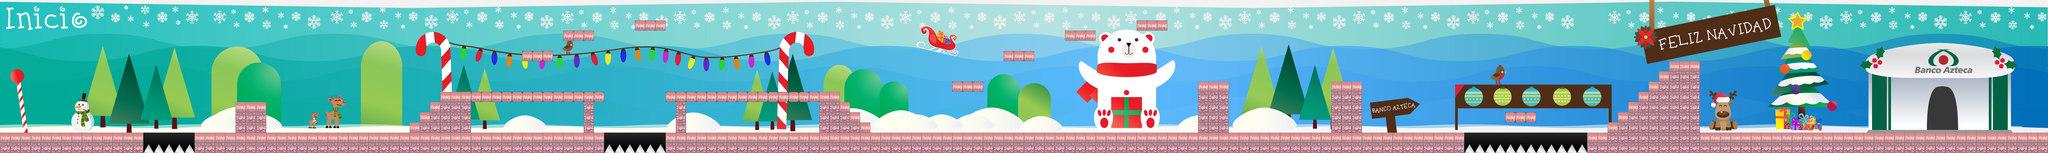

Rendered tile map (Tiled .tmx) drawn with the repository's tilesets; below, a short description and the map source with its tile grids summarised:
An orthogonal 200x15 tile map with 32x32 px tiles, 2 tile layers (patrones, collision), 6 tilesets, 1 image layer and 21 objects (12x SweetEntity, 7x WalkingEnemy, hero, me.LevelEntity).

<map version="1.0" orientation="orthogonal" renderorder="right-down" width="200" height="15" tilewidth="32" tileheight="32">
 <tileset firstgid="1" name="metatiles32x32" tilewidth="32" tileheight="32">
  <image source="metatiles32x32.png" width="160" height="32" />
  <tile id="0">
   <properties>
    <property name="type" value="solid" />
   </properties>
  </tile>
 </tileset>
 <tileset firstgid="6" name="Bloque_flotante" tilewidth="32" tileheight="32">
  <image source="../img/navidad/Bloque_flotante.png" width="32" height="32" />
 </tileset>
 <tileset firstgid="7" name="Piso_inferior" tilewidth="32" tileheight="32">
  <image source="../img/navidad/Piso_inferior.png" width="32" height="32" />
 </tileset>
 <tileset firstgid="8" name="Piso_superior" tilewidth="32" tileheight="32">
  <image source="../img/navidad/Piso_superior.png" width="32" height="32" />
 </tileset>
 <tileset firstgid="9" name="trampa_bloque_inferior" tilewidth="32" tileheight="32">
  <image source="../img/trampa_bloque_inferior.png" width="32" height="32" />
 </tileset>
 <tileset firstgid="10" name="trampa_bloque_superior" tilewidth="32" tileheight="32">
  <image source="../img/trampa_bloque_superior.png" width="32" height="32" />
 </tileset>
 <imagelayer name="fondo">
  <image source="../img/navidad/Escenario_1.jpg" />
 </imagelayer>
 <layer name="patrones" width="200" height="15">
  <data>[3000 cells, 571 non-empty, 5 distinct tile ids]</data>
 </layer>
 <layer name="collision" width="200" height="15" opacity="0.41">
  <data>[3000 cells, 525 non-empty, 1 distinct tile ids]</data>
 </layer>
 <objectgroup color="#00a40a" name="Spawn">
  <object name="hero" x="14" y="350" width="48" height="64">
   <properties>
    <property name="frameDie" value="4" />
    <property name="frameJump" value="2" />
    <property name="frameWalk" value="2" />
    <property name="image" value="cookie" />
    <property name="spriteheight" value="64" />
    <property name="spritewidth" value="48" />
   </properties>
  </object>
 </objectgroup>
 <objectgroup color="#cb0c00" name="Enemies">
  <object name="WalkingEnemy" x="1500" y="250" width="317" height="36">
   <properties>
    <property name="hp" value="2" />
    <property name="image" value="nieve1" />
    <property name="spriteheight" value="48" />
    <property name="spritewidth" value="54" />
    <property name="walkframes" value="8" />
   </properties>
  </object>
  <object name="WalkingEnemy" x="842" y="376" width="387" height="37">
   <properties>
    <property name="hp" value="2" />
    <property name="image" value="yeti1" />
    <property name="spriteheight" value="96" />
    <property name="spritewidth" value="100" />
    <property name="walkframes" value="7" />
   </properties>
  </object>
  <object name="WalkingEnemy" x="2223" y="250" width="317" height="36">
   <properties>
    <property name="hp" value="2" />
    <property name="image" value="nieve2" />
    <property name="spriteheight" value="96" />
    <property name="spritewidth" value="76" />
    <property name="walkframes" value="7" />
   </properties>
  </object>
  <object name="WalkingEnemy" x="2776.5" y="384" width="266" height="32">
   <properties>
    <property name="hp" value="2" />
    <property name="image" value="yeti3" />
    <property name="spriteheight" value="32" />
    <property name="spritewidth" value="31" />
    <property name="walkframes" value="8" />
   </properties>
  </object>
  <object name="WalkingEnemy" x="3119" y="375" width="218" height="39">
   <properties>
    <property name="hp" value="2" />
    <property name="image" value="yeti3" />
    <property name="spriteheight" value="32" />
    <property name="spritewidth" value="31" />
    <property name="walkframes" value="8" />
   </properties>
  </object>
  <object name="WalkingEnemy" x="3455" y="375.5" width="288" height="36">
   <properties>
    <property name="hp" value="2" />
    <property name="image" value="yeti3" />
    <property name="spriteheight" value="32" />
    <property name="spritewidth" value="31" />
    <property name="walkframes" value="8" />
   </properties>
  </object>
  <object name="WalkingEnemy" x="3844.5" y="377.5" width="306" height="34">
   <properties>
    <property name="hp" value="2" />
    <property name="image" value="yeti1" />
    <property name="spriteheight" value="96" />
    <property name="spritewidth" value="100" />
    <property name="walkframes" value="7" />
   </properties>
  </object>
 </objectgroup>
 <objectgroup name="Exit">
  <object name="me.LevelEntity" x="6021" y="403">
   <properties>
    <property name="duration" value="250" />
    <property name="fade" value="#000000" />
    <property name="to" value="map2" />
   </properties>
   <polygon points="0,0 7,-60 26,-120 45,-134 61,-129 76,-111 89,-61 96,-22 96,3 -1,3" />
  </object>
 </objectgroup>
 <objectgroup color="#1b53a4" name="Gifts">
  <object name="SweetEntity" x="768" y="285" width="32" height="32">
   <properties>
    <property name="image" value="caramelo" />
    <property name="spriteheight" value="32" />
    <property name="spritewidth" value="32" />
   </properties>
  </object>
  <object name="SweetEntity" x="1970" y="184" width="32" height="32">
   <properties>
    <property name="image" value="corona" />
    <property name="spriteheight" value="32" />
    <property name="spritewidth" value="32" />
   </properties>
  </object>
  <object name="SweetEntity" x="1661" y="123" width="32" height="32">
   <properties>
    <property name="image" value="caramelo" />
    <property name="spriteheight" value="32" />
    <property name="spritewidth" value="32" />
   </properties>
  </object>
  <object name="SweetEntity" x="2016" y="27" width="32" height="32">
   <properties>
    <property name="image" value="corona" />
    <property name="spriteheight" value="32" />
    <property name="spritewidth" value="32" />
   </properties>
  </object>
  <object name="SweetEntity" x="3010" y="220" width="32" height="32">
   <properties>
    <property name="image" value="caramelo" />
    <property name="spriteheight" value="32" />
    <property name="spritewidth" value="32" />
   </properties>
  </object>
  <object name="SweetEntity" x="3381" y="381" width="32" height="32">
   <properties>
    <property name="image" value="caramelo" />
    <property name="spriteheight" value="32" />
    <property name="spritewidth" value="32" />
   </properties>
  </object>
  <object name="SweetEntity" x="3361" y="61" width="32" height="32">
   <properties>
    <property name="image" value="caramelo" />
    <property name="spriteheight" value="32" />
    <property name="spritewidth" value="32" />
   </properties>
  </object>
  <object name="SweetEntity" x="4734" y="318" width="32" height="32">
   <properties>
    <property name="image" value="caramelo" />
    <property name="spriteheight" value="32" />
    <property name="spritewidth" value="32" />
   </properties>
  </object>
  <object name="SweetEntity" x="4072" y="370" width="32" height="32">
   <properties>
    <property name="image" value="caramelo" />
    <property name="spriteheight" value="32" />
    <property name="spritewidth" value="32" />
   </properties>
  </object>
  <object name="SweetEntity" x="5556" y="62" width="32" height="32">
   <properties>
    <property name="image" value="uva" />
    <property name="spriteheight" value="32" />
    <property name="spritewidth" value="32" />
   </properties>
  </object>
  <object name="SweetEntity" x="5462" y="262" width="32" height="32">
   <properties>
    <property name="image" value="uva" />
    <property name="spriteheight" value="32" />
    <property name="spritewidth" value="32" />
   </properties>
  </object>
  <object name="SweetEntity" x="5702" y="189" width="32" height="32">
   <properties>
    <property name="image" value="uva" />
    <property name="spriteheight" value="32" />
    <property name="spritewidth" value="32" />
   </properties>
  </object>
 </objectgroup>
</map>
